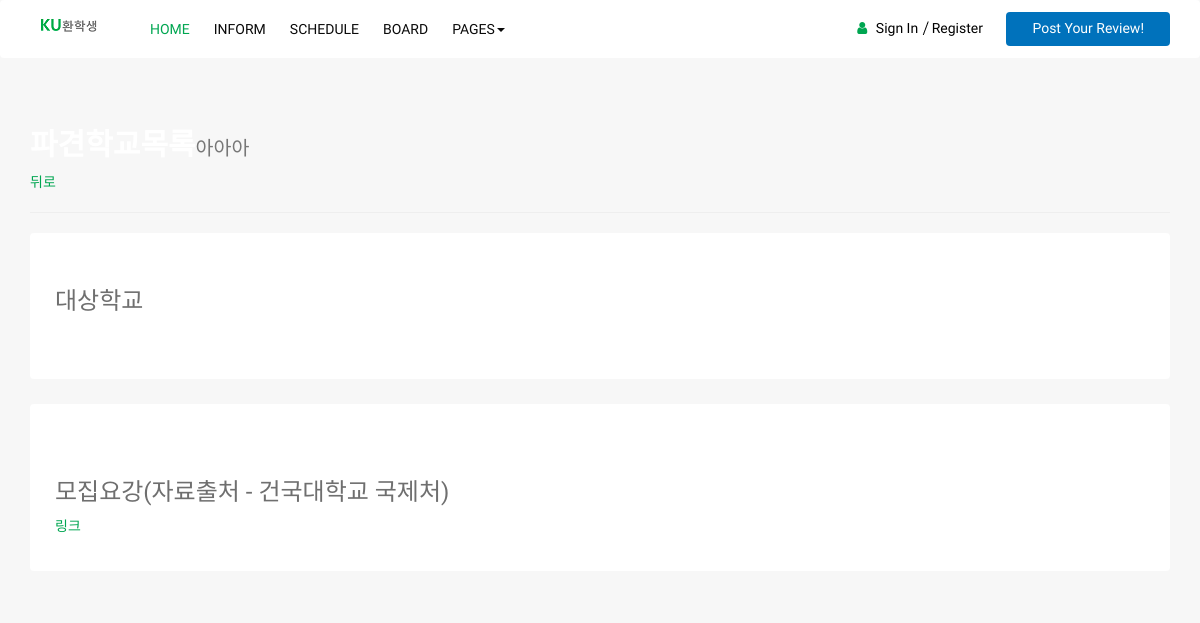
The app's page /inform/300/, older data.
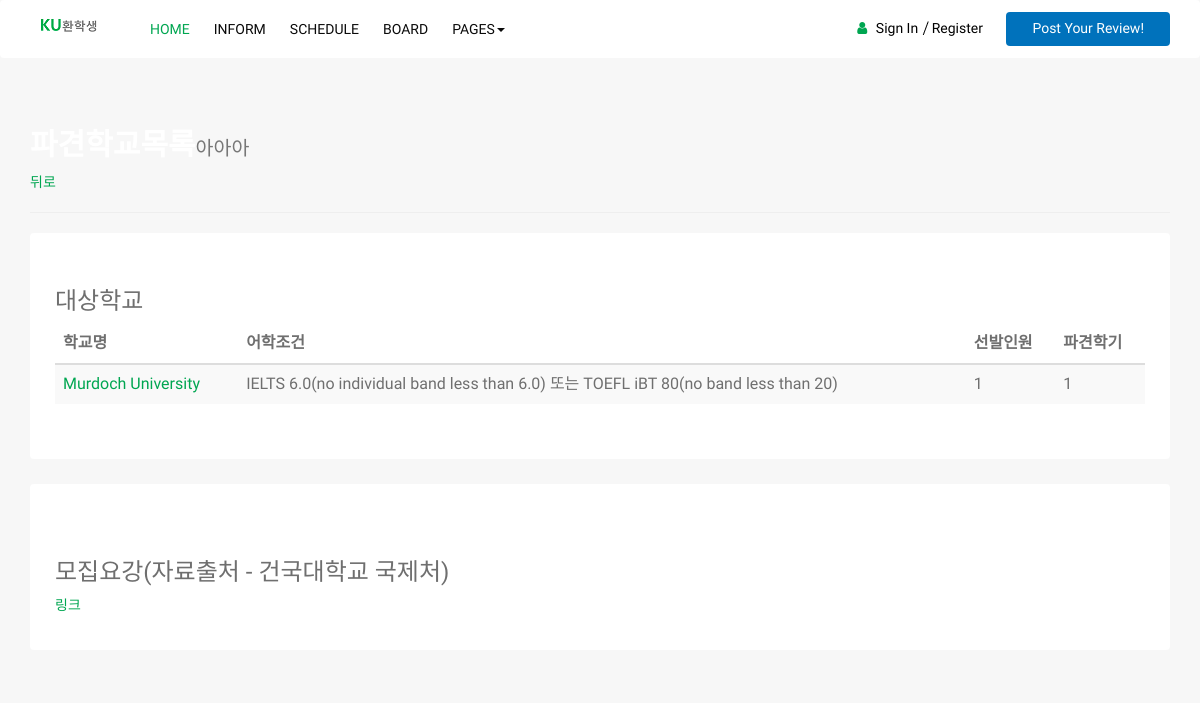
The same page, newer data.
### inform/models.py (models this page shows)
class Univs(models.Model):
    uni_number = models.CharField(max_length=6)
    uni_nation = models.CharField(max_length=10, blank=True)
    uni_location = models.CharField(max_length=10, blank=True)
    uni_name = models.TextField()
    uni_language = models.TextField(blank=True)
    uni_people = models.CharField(max_length=1, blank=True)# 왜 maxlength가 1인가요?
    uni_term = models.CharField(max_length=1, blank=True)# 왜 maxlength가 1인가요?
    uni_logo = models.URLField(blank=True) #왜 이미지 필드가 아닌가요?
    uni_map = models.TextField(blank=True)
    uni_site = models.URLField(blank=True)# 왜 URL필드가 아닌가요?
    uni_address = models.TextField(blank=True)
    uni_found = models.TextField(blank=True)
    uni_area = models.TextField(blank=True)
    uni_nos = models.TextField(blank=True)
    uni_major = models.TextField(blank=True)
    uni_qualification = models.TextField(blank=True)
    uni_etc = models.TextField(blank=True)

### inform/views.py (the view)
# urls.py: url(r'^(\d+)/$', views.nation, name='inform_nat'),
def nation(request, var):
    if request.method == "POST":
        var = request.POST.get('var', '')
    data = Univs.objects.all().filter(uni_number__contains=var).order_by('uni_number')
    return render(request, 'inform/nations.html', {'data': data})

### inform/templates/inform/nations.html (shortened to what this page needs)
<html lang="ko">
  <head>
    {% load staticfiles %}
    <link rel="stylesheet" href="{% static 'css/bootstrap.min.css' %}" >
    <link rel="stylesheet" href="{% static 'css/font-awesome.min.css' %}">
	<link rel="stylesheet" href="{% static 'css/icofont.css' %}">
    <link rel="stylesheet" href="{% static 'css/slidr.css' %}">
    <link rel="stylesheet" href="{% static 'css/main.css' %}">
	<link id="preset" rel="stylesheet" href="{% static 'css/presets/preset1.css' %}">
    <link rel="stylesheet" href="{% static 'css/responsive.css' %}">
  </head>
  <body>
	<header id="header" class="clearfix">
		<nav class="navbar navbar-default">
			<div class="container">
				<div class="navbar-header">
					<a class="navbar-brand"><img class="img-responsive" src="{% static 'images/mainlogo.png' %}" alt="Logo"></a>
				</div>
				<div class="navbar-left">
					<div class="collapse navbar-collapse" id="navbar-collapse">
						<ul class="nav navbar-nav">
							<li class="active"><a href="{% url 'main_view' %}">Home</a></li>
							<li><a href="{% url 'inform_index' %}">Inform</a></li>
							<li><a href="{% url 'schedule_index' %}">Schedule</a></li>
							<li><a href="{% url 'post_list' %}">Board</a></li>
							<li class="dropdown"><a href="javascript:void(0);" class="dropdown-toggle" data-toggle="dropdown">Pages<span class="caret"></span></a>
							</li>
						</ul>
					</div>
				</div>
				<div class="nav-right">
					<ul class="sign-in">
						<li><i class="fa fa-user"></i></li>
						<li><a href="{% url 'login' %}">Sign In</a></li>
						<li><a href="{% url 'register' %}">Register</a></li>
					</ul>
					<a href="{% url 'post_new' %}" class="btn">Post Your Review!</a>
				</div>
			</div>
		</nav>
	</header>
	<section class="job">
		<div class="container">
            <h2 class="title">파견학교목록<small>아아아</small></h1>
            <a href="../">뒤로</a><hr>
    		<div class="special-qualification: section">
    			<div class="qualification">
                    <h3>대상학교</h3>
                    <div class="table-responsive">
                        <table class="table table-striped" width="80%">
                        {% for datum in data %}
                            <thead>
                                <tr>
                                    <th>학교명</th>
                                    {% if datum.uni_language %}
                                    <th>어학조건</th>
                                    {% endif %}
                                    <th>선발인원</th>
                                    <th>파견학기</th>
                                </tr>
                            </thead>
                            <tbody>
                                <tr>
                                    <form id="form-id" method="post">
                                        <td><a href="{{ datum.uni_number }}/" onclick="document.getElementById('form-id').submit();">{{ datum.uni_name }}</a></td>
                                    </form>
                                    {% if datum.uni_language %}
                                    <td>{{ datum.uni_language }}</td>
                                    {% endif %}
                                    <td>{{ datum.uni_people }}</td>
                                    <td>{{ datum.uni_term }}</td>
                                </tr>
                            </tbody>
                        {% endfor %}
                        </table>
                    </div>
    		    </div>
    		</div>
    		<div class="special-qualification: section">
    			<div class="qualification">
                    <br/>
                    <h3>모집요강(자료출처 - 건국대학교 국제처)</h3>
                    <a target="_blank" href="https://drive.google.com/open?id=0B6a7epv6o3duczJIM04ySmVERG8">링크</a>
    		    </div>
		    </div>
        </div>
	</section>
  </body>
</html>

Row changes from the older to the newer data that the page shows:
added Univs: shows "어학조건", uni_name "Murdoch University", uni_language "IELTS 6.0(no individual band less than 6.0) 또는 TOEFL iBT 80(no band less than 20)", uni_people "1", uni_term "1"
